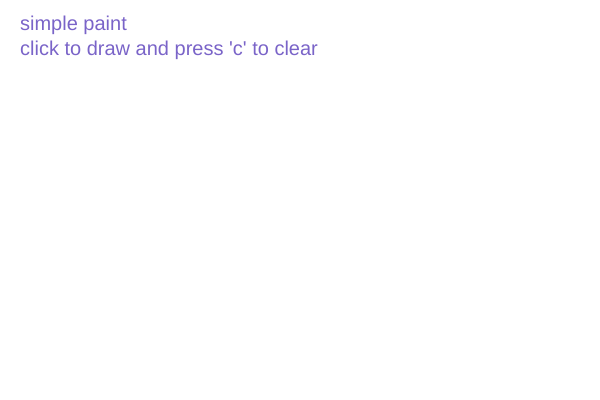
Frame 1 (no input)
Frame 60 (no input): identical to frame 1, image omitted
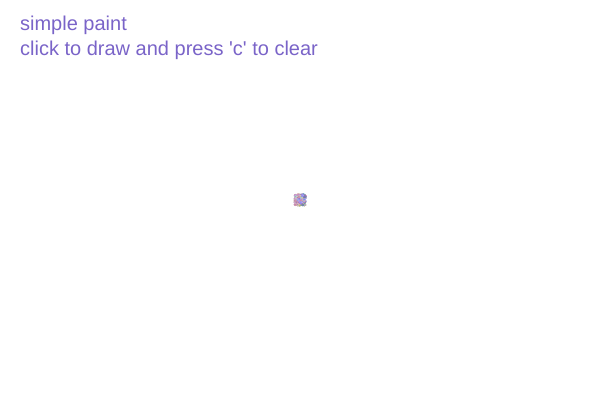
Frame 120 (the mouse pressed at the canvas centre since frame 60)

The p5.js sketch that drew these frames (run headless with seeded random() and noise() and a simulated clock; from frame 60 on, the mouse is pressed at the canvas centre):

// p5.js sketch
// ── sketch.js
function setup() {
  createCanvas(600, 400);
  // Set the background to white
  background(255);
  // Set text colour and size
  fill(122, 100, 200);
  textSize(20);
  text("simple paint\nclick to draw and press 'c' to clear", 20, 30);
}

function draw() {
  if (mouseIsPressed) {
    // Set the colourful spraybrush
    stroke(random(100, 255), random(100, 255), random(100, 255));
    for (n = 0; n < 5; n++) {
      ellipse(
        mouseX + random(-5, 5),
        mouseY + random(-5, 5),
        1 + random(2),
        1 + random(2)
      );
    }
  }
}

function keyPressed() {
  if (key === "c") {
    background(255);
    fill(122, 100, 200);
    textSize(20);
    text("simple paint\nclick to draw and press 'c' to clear", 20, 30);
  }
}
